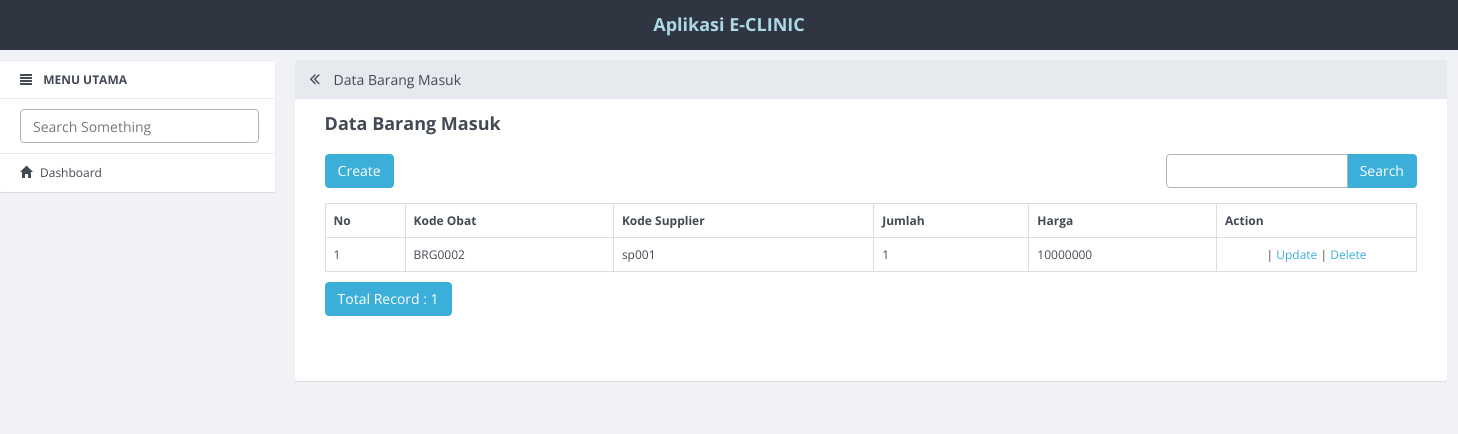
Page /index.php/barang_masuk on the committed database.
### tables this page shows
CREATE TABLE `barang_masuk` (
  `id_barang_masuk` int(11) NOT NULL AUTO_INCREMENT,
  `kode_barang` varchar(10) DEFAULT NULL,
  `kode_supplier` varchar(10) DEFAULT NULL,
  `jumlah` int(3) DEFAULT NULL,
  `harga` int(10) DEFAULT NULL,
  PRIMARY KEY (`id_barang_masuk`)
);

### application/controllers/Barang_masuk.php (called while the page is built, shortened)
<?php
class Barang_masuk extends CI_Controller
{
    function __construct()
    {
        $this->load->model('Barang_masuk_model');
        $this->load->library('form_validation');
    }
    public function index()
    {
        $q = urldecode($this->input->get('q', TRUE));
        $start = intval($this->input->get('start'));
        if ($q <> '') {
            $config['base_url'] = base_url() . 'barang_masuk/index.html?q=' . urlencode($q);
            $config['first_url'] = base_url() . 'barang_masuk/index.html?q=' . urlencode($q);
        } else {
            $config['base_url'] = base_url() . 'barang_masuk/index.html';
            $config['first_url'] = base_url() . 'barang_masuk/index.html';
        }
        $config['per_page'] = 10;
        $config['page_query_string'] = TRUE;
        $config['total_rows'] = $this->Barang_masuk_model->total_rows($q);
        $barang_masuk = $this->Barang_masuk_model->get_limit_data($config['per_page'], $start, $q);
        $this->load->library('pagination');
        $this->pagination->initialize($config);
        $data = array(
            'barang_masuk_data' => $barang_masuk,
            'q' => $q,
            'pagination' => $this->pagination->create_links(),
            'total_rows' => $config['total_rows'],
            'start' => $start,
            'konten' => 'barang_masuk/barang_masuk_list',
            'judul' => 'Data Barang Masuk',
        );
        $this->load->view('v_index', $data);
    }
}

### index.php (called while the page is built, shortened)
<?php
require_once BASEPATH.'core/CodeIgniter.php';

### application/config/config.php (called while the page is built, shortened)
<?php
$config['base_url'] = "http://".$_SERVER['HTTP_HOST'];
$config['base_url'] .= preg_replace('@/+$@','',dirname($_SERVER['SCRIPT_NAME'])).'/';
$config['index_page'] = '';
$config['uri_protocol']	= 'REQUEST_URI';
$config['url_suffix'] = '.html';
$config['language']	= 'english';
$config['charset'] = 'UTF-8';
$config['enable_hooks'] = FALSE;
$config['subclass_prefix'] = 'MY_';
$config['composer_autoload'] = FALSE;
$config['permitted_uri_chars'] = 'a-z 0-9~%.:_\-';
$config['enable_query_strings'] = FALSE;
$config['controller_trigger'] = 'c';
$config['function_trigger'] = 'm';
$config['directory_trigger'] = 'd';
$config['allow_get_array'] = TRUE;
$config['log_threshold'] = 0;
$config['log_path'] = '';
$config['log_file_extension'] = '';
$config['log_file_permissions'] = 0644;
$config['log_date_format'] = 'Y-m-d H:i:s';
$config['error_views_path'] = '';
$config['cache_path'] = '';
$config['cache_query_string'] = FALSE;
$config['encryption_key'] = '';
$config['sess_driver'] = 'files';
$config['sess_cookie_name'] = 'ci_session';
$config['sess_expiration'] = 7200;
$config['sess_save_path'] = NULL;
$config['sess_match_ip'] = FALSE;
$config['sess_time_to_update'] = 300;
$config['sess_regenerate_destroy'] = FALSE;
$config['cookie_prefix']	= '';
$config['cookie_domain']	= '';
$config['cookie_path']		= '/';
$config['cookie_secure']	= FALSE;
$config['cookie_httponly'] 	= FALSE;
$config['standardize_newlines'] = FALSE;
$config['global_xss_filtering'] = FALSE;
$config['csrf_protection'] = FALSE;
$config['csrf_token_name'] = 'csrf_test_name';
$config['csrf_cookie_name'] = 'csrf_cookie_name';
$config['csrf_expire'] = 7200;
$config['csrf_regenerate'] = TRUE;
$config['csrf_exclude_uris'] = array();
$config['compress_output'] = FALSE;
$config['time_reference'] = 'local';
$config['rewrite_short_tags'] = FALSE;
$config['proxy_ips'] = '';

### application/models/Barang_masuk_model.php (called while the page is built, shortened)
<?php
class Barang_masuk_model extends CI_Model
{
    public $table = 'barang_masuk';
    public $id = 'id_barang_masuk';
    public $order = 'DESC';
    function total_rows($q = NULL) {
        $this->db->like('id_barang_masuk', $q);
	$this->db->or_like('kode_barang', $q);
	$this->db->or_like('kode_supplier', $q);
	$this->db->or_like('jumlah', $q);
	$this->db->or_like('harga', $q);
	$this->db->from($this->table);
        return $this->db->count_all_results();
    }
    function get_limit_data($limit, $start = 0, $q = NULL) {
        $this->db->order_by($this->id, $this->order);
        $this->db->like('id_barang_masuk', $q);
	$this->db->or_like('kode_barang', $q);
	$this->db->or_like('kode_supplier', $q);
	$this->db->or_like('jumlah', $q);
	$this->db->or_like('harga', $q);
	$this->db->limit($limit, $start);
        return $this->db->get($this->table)->result();
    }
}

### application/views/barang_masuk/barang_masuk_list.php (the view, shortened to what this page needs)
<div class="row" style="margin-bottom: 10px">
            <div class="col-md-4">
                <?php echo anchor(site_url('barang_masuk/create'),'Create', 'class="btn btn-primary"'); ?>
            </div>
            <div class="col-md-4 text-center">
            </div>
            <div class="col-md-1 text-right">
            </div>
            <div class="col-md-3 text-right">
                <form action="<?php echo site_url('barang_masuk/index'); ?>" class="form-inline" method="get">
                    <div class="input-group">
                        <input type="text" class="form-control" name="q" value="<?php echo $q; ?>">
                        <span class="input-group-btn">
                          <button class="btn btn-primary" type="submit">Search</button>
                        </span>
                    </div>
                </form>
            </div>
        </div>
        <table class="table table-bordered" style="margin-bottom: 10px">
            <tr>
                <th>No</th>
        <th>Kode Obat</th>
        <th>Kode Supplier</th>
        <th>Jumlah</th>
        <th>Harga</th>
        <th>Action</th>
            </tr><?php
            foreach ($barang_masuk_data as $barang_masuk)
            {
                ?>
                <tr>
            <td width="80px"><?php echo ++$start ?></td>
            <td><?php echo $barang_masuk->kode_barang ?></td>
            <td><?php echo $barang_masuk->kode_supplier ?></td>
            <td><?php echo $barang_masuk->jumlah ?></td>
            <td><?php echo $barang_masuk->harga ?></td>
            <td style="text-align:center" width="200px">
                <?php
                echo ' | ';
                echo anchor(site_url('barang_masuk/update/'.$barang_masuk->id_barang_masuk),'Update');
                echo ' | ';
                echo anchor(site_url('barang_masuk/delete/'.$barang_masuk->id_barang_masuk),'Delete','onclick="javasciprt: return confirm(\'Are You Sure ?\')"');
                ?>
            </td>
        </tr>
                <?php
            }
            ?>
        </table>
        <div class="row">
            <div class="col-md-6">
                <a href="#" class="btn btn-primary">Total Record : <?php echo $total_rows ?></a>
        </div>
            <div class="col-md-6 text-right">
            </div>
        </div>

### rows in the picture
barang_masuk: kode_barang "BRG0002", kode_supplier "sp001", jumlah "1", harga "10000000", id_barang_masuk "Update", id_barang_masuk "Delete"

### other values in the picture
$judul "Data Barang Masuk"
$total_rows "1"
